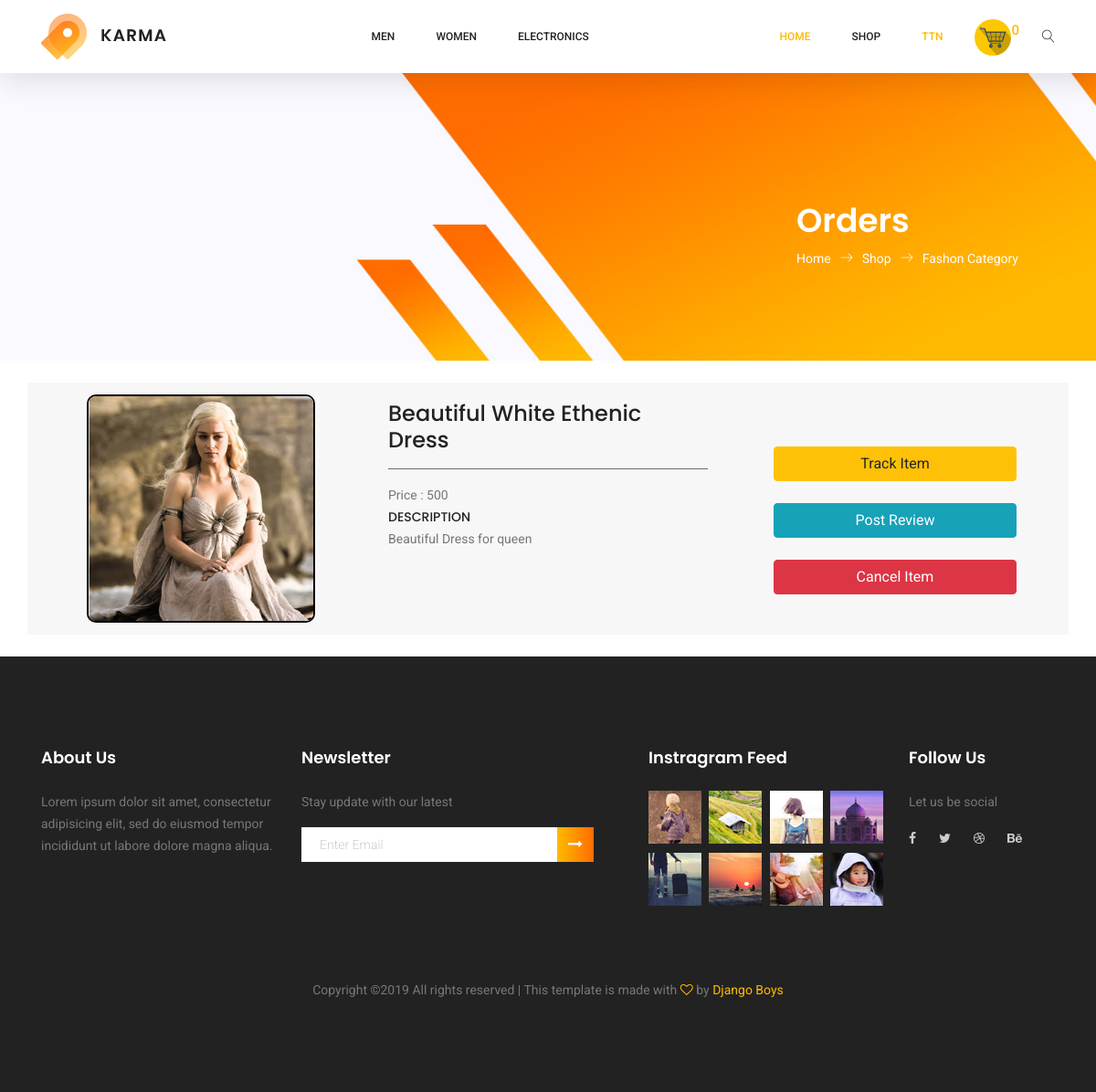
/orders/your_orders/ (signed in), run on the app's committed database.
### core/models.py (models this page shows, shortened)
class Customer(AbstractUser):
    gender = models.BooleanField(default=True)
    phone_number = models.IntegerField(null=True)

class OrderedItems(models.Model):
    customer = models.ForeignKey(Customer, on_delete=models.CASCADE)
    product = models.ForeignKey(Product, on_delete=models.CASCADE)
    order_date = models.DateTimeField(auto_now_add=True)

class ProductImage(models.Model):
    product = models.ForeignKey(Product, on_delete=models.CASCADE, parent_link=True)
    image = models.FileField(upload_to='product_images/', default='product_images/default.jpg')

class Product(models.Model):
    product_category = models.ForeignKey(ProductCategory, on_delete=models.CASCADE)
    name = models.CharField(max_length=50, blank=False)
    slug = models.SlugField(max_length=250, null=True, blank=True)
    description = models.CharField(max_length=255)
    price = models.PositiveIntegerField(blank=False)
    quantity = models.PositiveIntegerField(default=1)
    count = models.PositiveSmallIntegerField(default=0)
    replacement = models.IntegerField()

### orders/views.py (the view)
# urls.py: path('your_orders/', GetOrderedItems.as_view(), name='ordered_items'),
class GetOrderedItems(ListView):
    template_name = 'orders/ordered_items.html'
    def get_queryset(self):
        queryset = OrderedItems.objects.filter(customer=self.request.user).order_by('-order_date')
        return queryset
    def get_context_data(self, **kwargs):
        context = super().get_context_data(**kwargs)
        for order in context['object_list']:
            order.product.product_image = ProductImage.objects.filter(product=order.product).first()
        return context

### operations/context_processors.py (called while the page is built)
def cart_count(request):
    if request.user.is_authenticated:
        try:
            cart = Cart.objects.get(user=request.user, is_ordered=False)
            return {'count': len(cart.cartitems_set.all())}
        except Cart.DoesNotExist:
            return {'count': 0}
    else:
        request.session[settings.CART_SESSION_ID] = request.session.get(settings.CART_SESSION_ID, {})
        if request.session[settings.CART_SESSION_ID] is None:
            return {'count': 0}
        return {'count': len(request.session[settings.CART_SESSION_ID])}

### orders/templates/orders/ordered_items.html (shortened to what this page needs)
{% extends 'base.html' %}
{% load static %}
{% block content %}
<body>
	<section class="banner-area organic-breadcrumb">
		<div class="container">
			<div class="breadcrumb-banner d-flex flex-wrap align-items-center justify-content-end">
				<div class="col-first">
					<h1>Orders</h1>
					<nav class="d-flex align-items-center">
						<a href="index.html">Home<span class="lnr lnr-arrow-right"></span></a>
						<a href="#">Shop<span class="lnr lnr-arrow-right"></span></a>
						<a href="category.html">Fashon Category</a>
					</nav>
				</div>
			</div>
		</div>
	</section><br>
	<section class="cart-area">
	<div class="container" style="background-color:#f7f7f7;">
        {% for item in object_list %}
	<div class="row">
		<div class="col-lg-12">
			<div class="row">
				<div class="col-lg-4 col-sm-6" style="margin-bottom: 13px;">
					<div class="" style="text-align:center; padding: 13px 0px 0px 0px;">
						<a href="{% url 'products:product_detail' 1 %}">
							<img style="border: 2px solid black; border-radius:10px;"
								 height="250px" width="250px" class="img-fluid" src="{{item.product.product_image.image.url}}" alt="">
						</a>
					</div>
				</div>
				<div class="col-lg-4 col-sm-6">
					<div class="single-product" style="padding: 20px 0px 0px 0px;">
						<div class="product-details">
							<h3>{{item.product.name}}</h3><hr color="#777777">
							<div class="price">
								<span>Price : </span>
								<span>{{item.product.price}}</span>
							</div>
							<div class="price" style="position: absolute;">
								<h6>Description</h6>
								<div>{{item.product.description}}</div>
							</div>
						</div>
					</div>
				</div>
				<div class="col-lg-4 col-sm-6" style="padding: 20px 0px 0px 0px;">
						<div class="button-group-area mt-40" style="text-align:center">
							<a href="{% url 'operations:track' %}"><button type="button" class="btn btn-warning" style="margin-top:50px; width:70%;">Track Item</button></a><br><br>
							<a href="{% url 'products:product_detail' item.product.slug %}">
								<button type="button" class="btn btn-info" style="width:70%;">Post Review</button></a>
								<br><br>
							<button type="button" class="btn btn-danger" style="width:70%;">Cancel Item</button><br>
						</div>
				</div>
			</div>
		</div>
	</div>
        {% endfor %}
	</div><br>
	</section>
</body>
{% endblock %}

### templates/partials/navbar.html (shortened to what this page needs)
{% load static %}
<header class="header_area sticky-header">
<div class="main_menu">
<nav class="navbar navbar-expand-lg navbar-light main_box">
<div class="container">
<a class="navbar-brand logo_h" href="{% url 'index' %}"><img src="{% static 'img/logo.png' %}"></a>
{% include 'partials/category_bar.html' %}
<div class="collapse navbar-collapse offset" id="navbarSupportedContent">
<ul class="nav navbar-nav menu_nav ml-auto">
<li class="nav-item active"><a class="nav-link" href="{% url 'index' %}">Home</a></li>
<li class="nav-item">
<a class="nav-link" href="{% url 'product_list' %}">Shop</a>
</li>
{% if user.is_authenticated %}
<li class="nav-item submenu dropdown active">
<a href="#" class="nav-link dropdown-toggle" data-toggle="dropdown" role="button" aria-haspopup="true"
aria-expanded="false">{{user.first_name }}</a>
</li>
{% else %}
<li class="nav-item"><a class="nav-link" href="{% url 'accounts:login_app' %}">Login</a></li>
<li class="nav-item"><a class="nav-link" href="{% url 'accounts:registration' %}">Register</a></li>
{% endif %}
</ul>
<ul class="nav navbar-nav navbar-right">
    <li class="nav-item"><a href="{% url 'operations:view_cart' %}" class="cart"><img src="{% static '/img/cart_main.jpg' %}" width="40px" height="40px" style="border-radius:50%;"><span ><sup id='cart_count' style="font-size:15px">{{count}}</sup></span></a></li>
<li class="nav-item">
<button class="search"><span class="lnr lnr-magnifier" id="search"></span></button>
</li>
</ul>
</div>
</div>
</nav>
</div>
</header>

### data on the page
Customer: first_name "TTN"
OrderedItems: product.product_image.image (picture), product.name "Beautiful White Ethenic Dress", product.price "500", product.description "Beautiful Dress for queen"

### other printed values
{{ count }} "0"
